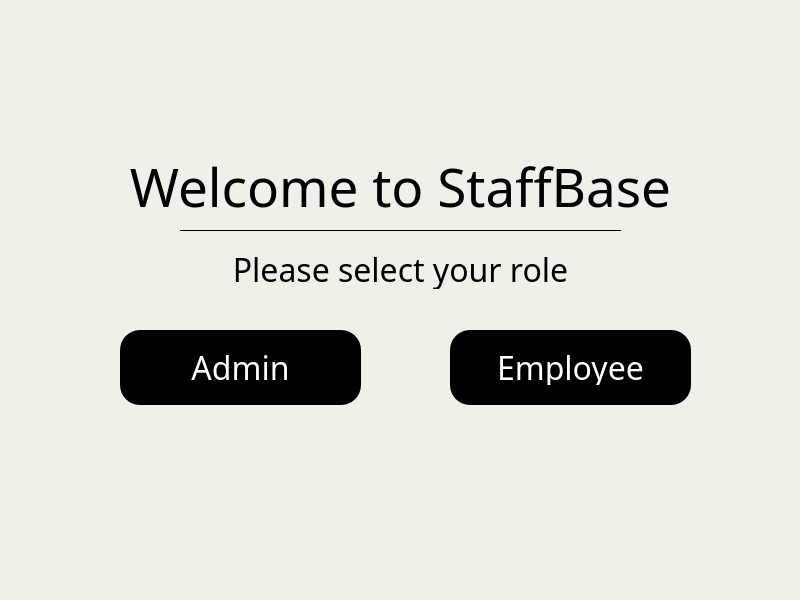
<?xml version="1.0" encoding="UTF-8"?>
<ui version="4.0">
 <class>MainWindow</class>
 <widget class="QMainWindow" name="MainWindow">
  <property name="geometry">
   <rect>
    <x>0</x>
    <y>0</y>
    <width>800</width>
    <height>600</height>
   </rect>
  </property>
  <property name="windowTitle">
   <string>StaffBase</string>
  </property>
  <property name="windowIcon">
   <iconset>
    <selectedon>:/img/src/image/icon.png</selectedon>
   </iconset>
  </property>
  <property name="styleSheet">
   <string notr="true"/>
  </property>
  <widget class="QWidget" name="centralwidget">
   <property name="styleSheet">
    <string notr="true">/*background-color: rgb(102, 174, 235, 0.7);*/
/*background-color: rgb(179, 200, 207);*/
background-color: rgb(241, 240, 232);</string>
   </property>
   <widget class="QStackedWidget" name="stackedWidget">
    <property name="geometry">
     <rect>
      <x>0</x>
      <y>0</y>
      <width>800</width>
      <height>600</height>
     </rect>
    </property>
    <property name="styleSheet">
     <string notr="true"/>
    </property>
    <property name="currentIndex">
     <number>0</number>
    </property>
    <widget class="QWidget" name="main_page">
     <widget class="QLabel" name="label">
      <property name="geometry">
       <rect>
        <x>100</x>
        <y>150</y>
        <width>601</width>
        <height>64</height>
       </rect>
      </property>
      <property name="font">
       <font>
        <family>Cooper Black</family>
        <pointsize>40</pointsize>
       </font>
      </property>
      <property name="layoutDirection">
       <enum>Qt::LeftToRight</enum>
      </property>
      <property name="autoFillBackground">
       <bool>false</bool>
      </property>
      <property name="text">
       <string>Welcome to StaffBase</string>
      </property>
      <property name="textFormat">
       <enum>Qt::RichText</enum>
      </property>
      <property name="alignment">
       <set>Qt::AlignCenter</set>
      </property>
     </widget>
     <widget class="QLabel" name="label_2">
      <property name="geometry">
       <rect>
        <x>200</x>
        <y>250</y>
        <width>401</width>
        <height>39</height>
       </rect>
      </property>
      <property name="font">
       <font>
        <family>Caros Light</family>
        <pointsize>24</pointsize>
       </font>
      </property>
      <property name="text">
       <string>Please select your role</string>
      </property>
      <property name="alignment">
       <set>Qt::AlignCenter</set>
      </property>
     </widget>
     <widget class="QPushButton" name="admin_pushButton">
      <property name="geometry">
       <rect>
        <x>120</x>
        <y>330</y>
        <width>241</width>
        <height>75</height>
       </rect>
      </property>
      <property name="font">
       <font>
        <family>Caros Light</family>
        <pointsize>24</pointsize>
       </font>
      </property>
      <property name="focusPolicy">
       <enum>Qt::WheelFocus</enum>
      </property>
      <property name="whatsThis">
       <string>&lt;html&gt;&lt;head/&gt;&lt;body&gt;&lt;p&gt;&lt;br/&gt;&lt;/p&gt;&lt;/body&gt;&lt;/html&gt;</string>
      </property>
      <property name="styleSheet">
       <string notr="true">QPushButton{
background-color: rgb(0, 0, 0);
color: rgb(255, 255, 255);
border-radius: 20px;
padding: 20px;
}

QPushButton:hover {
background-color: rgb(39, 39, 39);
}</string>
      </property>
      <property name="text">
       <string>Admin</string>
      </property>
      <property name="icon">
       <iconset>
        <selectedon>:/img/src/image/admin.png</selectedon>
       </iconset>
      </property>
      <property name="iconSize">
       <size>
        <width>32</width>
        <height>32</height>
       </size>
      </property>
      <property name="autoRepeatInterval">
       <number>100</number>
      </property>
     </widget>
     <widget class="QPushButton" name="user_pushButton">
      <property name="geometry">
       <rect>
        <x>450</x>
        <y>330</y>
        <width>241</width>
        <height>75</height>
       </rect>
      </property>
      <property name="font">
       <font>
        <family>Caros Light</family>
        <pointsize>24</pointsize>
       </font>
      </property>
      <property name="focusPolicy">
       <enum>Qt::WheelFocus</enum>
      </property>
      <property name="styleSheet">
       <string notr="true">QPushButton{
background-color: rgb(0, 0, 0);
color: rgb(255, 255, 255);
border-radius: 20px;
padding: 20px;
}

QPushButton:hover {
background-color: rgb(39, 39, 39);
}</string>
      </property>
      <property name="text">
       <string>Employee</string>
      </property>
      <property name="icon">
       <iconset>
        <selectedon>:/img/src/image/user.png</selectedon>
       </iconset>
      </property>
      <property name="iconSize">
       <size>
        <width>32</width>
        <height>32</height>
       </size>
      </property>
     </widget>
     <widget class="Line" name="line">
      <property name="geometry">
       <rect>
        <x>180</x>
        <y>230</y>
        <width>441</width>
        <height>1</height>
       </rect>
      </property>
      <property name="styleSheet">
       <string notr="true">background-color: rgb(0, 0, 0);</string>
      </property>
      <property name="orientation">
       <enum>Qt::Horizontal</enum>
      </property>
     </widget>
    </widget>
    <widget class="QWidget" name="admin_auth_page">
     <widget class="QFrame" name="frame">
      <property name="geometry">
       <rect>
        <x>200</x>
        <y>100</y>
        <width>400</width>
        <height>400</height>
       </rect>
      </property>
      <property name="styleSheet">
       <string notr="true">background-color:  rgb(255, 255, 255);
border-radius: 20px;</string>
      </property>
      <property name="frameShape">
       <enum>QFrame::StyledPanel</enum>
      </property>
      <property name="frameShadow">
       <enum>QFrame::Raised</enum>
      </property>
      <widget class="QLabel" name="label_3">
       <property name="geometry">
        <rect>
         <x>0</x>
         <y>60</y>
         <width>401</width>
         <height>46</height>
        </rect>
       </property>
       <property name="font">
        <font>
         <family>Caros Black</family>
         <pointsize>20</pointsize>
        </font>
       </property>
       <property name="text">
        <string>Login as administrator</string>
       </property>
       <property name="alignment">
        <set>Qt::AlignCenter</set>
       </property>
      </widget>
      <widget class="QLineEdit" name="admin_password_lineEdit">
       <property name="geometry">
        <rect>
         <x>50</x>
         <y>170</y>
         <width>300</width>
         <height>50</height>
        </rect>
       </property>
       <property name="styleSheet">
        <string notr="true">QLineEdit {
    border: 1px solid rgb(0, 0, 0); 
    border-radius: 20px; 
    padding: 5px; 
	font-size: 14pt;
}</string>
       </property>
       <property name="maxLength">
        <number>20</number>
       </property>
      </widget>
      <widget class="QLabel" name="label_4">
       <property name="geometry">
        <rect>
         <x>50</x>
         <y>130</y>
         <width>201</width>
         <height>31</height>
        </rect>
       </property>
       <property name="font">
        <font>
         <family>Caros Light</family>
         <pointsize>14</pointsize>
        </font>
       </property>
       <property name="text">
        <string>Enter password</string>
       </property>
      </widget>
      <widget class="QPushButton" name="login_admin_pushButton">
       <property name="geometry">
        <rect>
         <x>50</x>
         <y>280</y>
         <width>301</width>
         <height>61</height>
        </rect>
       </property>
       <property name="font">
        <font>
         <family>Caros Black</family>
         <pointsize>16</pointsize>
         <weight>75</weight>
         <bold>true</bold>
        </font>
       </property>
       <property name="styleSheet">
        <string notr="true">QPushButton{
background-color: rgb(0, 0, 0);
color: rgb(255, 255, 255);
border-radius: 30px;
padding: 20px;
}

QPushButton:hover {
background-color: rgb(39, 39, 39);
}</string>
       </property>
       <property name="text">
        <string>LOGIN</string>
       </property>
      </widget>
      <widget class="QPushButton" name="forgot_admin_pushButton">
       <property name="geometry">
        <rect>
         <x>150</x>
         <y>220</y>
         <width>200</width>
         <height>30</height>
        </rect>
       </property>
       <property name="font">
        <font>
         <family>Caros Light</family>
         <pointsize>12</pointsize>
         <weight>50</weight>
         <bold>false</bold>
        </font>
       </property>
       <property name="styleSheet">
        <string notr="true">QPushButton:hover {
color: rgb(0, 0, 255);
}</string>
       </property>
       <property name="text">
        <string>Forgot your password?</string>
       </property>
      </widget>
     </widget>
     <widget class="QPushButton" name="admin_back_pushButton">
      <property name="geometry">
       <rect>
        <x>10</x>
        <y>10</y>
        <width>75</width>
        <height>51</height>
       </rect>
      </property>
      <property name="styleSheet">
       <string notr="true">QPushButton {
                background-color: rgba(255, 255, 255, 0);
                image: url(:/img/src/image/arrow_back.png);
            }
            QPushButton:hover {
                background-color: rgba(255, 255, 255, 0);
                image: url(:/img/src/image/arrow_back_hover.png);
            }</string>
      </property>
      <property name="text">
       <string/>
      </property>
     </widget>
    </widget>
    <widget class="QWidget" name="user_auth_page">
     <widget class="QFrame" name="frame_2">
      <property name="geometry">
       <rect>
        <x>200</x>
        <y>49</y>
        <width>400</width>
        <height>501</height>
       </rect>
      </property>
      <property name="styleSheet">
       <string notr="true">background-color:  rgb(255, 255, 255);
border-radius: 20px;</string>
      </property>
      <property name="frameShape">
       <enum>QFrame::StyledPanel</enum>
      </property>
      <property name="frameShadow">
       <enum>QFrame::Raised</enum>
      </property>
      <widget class="QLabel" name="label_5">
       <property name="geometry">
        <rect>
         <x>0</x>
         <y>75</y>
         <width>401</width>
         <height>46</height>
        </rect>
       </property>
       <property name="font">
        <font>
         <family>Caros Black</family>
         <pointsize>20</pointsize>
        </font>
       </property>
       <property name="text">
        <string>Login to your account</string>
       </property>
       <property name="alignment">
        <set>Qt::AlignCenter</set>
       </property>
      </widget>
      <widget class="QLineEdit" name="admin_password_lineEdit_2">
       <property name="geometry">
        <rect>
         <x>50</x>
         <y>285</y>
         <width>300</width>
         <height>50</height>
        </rect>
       </property>
       <property name="styleSheet">
        <string notr="true">QLineEdit {
    border: 1px solid rgb(0, 0, 0); 
    border-radius: 20px; 
    padding: 5px; 
	font-size: 14pt;
}</string>
       </property>
       <property name="maxLength">
        <number>20</number>
       </property>
       <property name="echoMode">
        <enum>QLineEdit::PasswordEchoOnEdit</enum>
       </property>
      </widget>
      <widget class="QLabel" name="label_6">
       <property name="geometry">
        <rect>
         <x>50</x>
         <y>245</y>
         <width>201</width>
         <height>31</height>
        </rect>
       </property>
       <property name="font">
        <font>
         <family>Caros Light</family>
         <pointsize>12</pointsize>
        </font>
       </property>
       <property name="text">
        <string>Enter your password</string>
       </property>
      </widget>
      <widget class="QPushButton" name="login_admin_pushButton_2">
       <property name="geometry">
        <rect>
         <x>50</x>
         <y>400</y>
         <width>301</width>
         <height>61</height>
        </rect>
       </property>
       <property name="font">
        <font>
         <family>Caros Black</family>
         <pointsize>16</pointsize>
         <weight>75</weight>
         <bold>true</bold>
        </font>
       </property>
       <property name="styleSheet">
        <string notr="true">QPushButton{
background-color: rgb(0, 0, 0);
color: rgb(255, 255, 255);
border-radius: 30px;
padding: 20px;
}

QPushButton:hover {
background-color: rgb(39, 39, 39);
}</string>
       </property>
       <property name="text">
        <string>LOGIN</string>
       </property>
      </widget>
      <widget class="QLabel" name="label_7">
       <property name="geometry">
        <rect>
         <x>168</x>
         <y>30</y>
         <width>47</width>
         <height>41</height>
        </rect>
       </property>
       <property name="styleSheet">
        <string notr="true">image: url(:/img/src/image/staff.png);</string>
       </property>
       <property name="text">
        <string/>
       </property>
      </widget>
      <widget class="QLineEdit" name="admin_password_lineEdit_3">
       <property name="geometry">
        <rect>
         <x>50</x>
         <y>180</y>
         <width>300</width>
         <height>50</height>
        </rect>
       </property>
       <property name="styleSheet">
        <string notr="true">QLineEdit {
    border: 1px solid rgb(0, 0, 0); 
    border-radius: 20px; 
    padding: 5px; 
	font-size: 14pt;
}
</string>
       </property>
       <property name="maxLength">
        <number>50</number>
       </property>
       <property name="echoMode">
        <enum>QLineEdit::PasswordEchoOnEdit</enum>
       </property>
      </widget>
      <widget class="QLabel" name="label_8">
       <property name="geometry">
        <rect>
         <x>50</x>
         <y>140</y>
         <width>201</width>
         <height>31</height>
        </rect>
       </property>
       <property name="font">
        <font>
         <family>Caros Light</family>
         <pointsize>12</pointsize>
        </font>
       </property>
       <property name="text">
        <string>Enter your username</string>
       </property>
      </widget>
      <widget class="QPushButton" name="forgot_user_pushBotton">
       <property name="geometry">
        <rect>
         <x>150</x>
         <y>340</y>
         <width>191</width>
         <height>30</height>
        </rect>
       </property>
       <property name="font">
        <font>
         <family>Caros Light</family>
         <pointsize>12</pointsize>
         <weight>50</weight>
         <bold>false</bold>
        </font>
       </property>
       <property name="styleSheet">
        <string notr="true">QPushButton:hover {
color: rgb(0, 0, 255);
}</string>
       </property>
       <property name="text">
        <string>Forgot your password?</string>
       </property>
      </widget>
     </widget>
     <widget class="QPushButton" name="user_back_pushButton">
      <property name="geometry">
       <rect>
        <x>10</x>
        <y>10</y>
        <width>75</width>
        <height>51</height>
       </rect>
      </property>
      <property name="styleSheet">
       <string notr="true">QPushButton {
                background-color: rgba(255, 255, 255, 0);
                image: url(:/img/src/image/arrow_back.png);
            }
            QPushButton:hover {
                background-color: rgba(255, 255, 255, 0);
                image: url(:/img/src/image/arrow_back_hover.png);
            }
</string>
      </property>
      <property name="text">
       <string/>
      </property>
     </widget>
    </widget>
    <widget class="QWidget" name="code_page">
     <widget class="QLabel" name="label_9">
      <property name="geometry">
       <rect>
        <x>200</x>
        <y>100</y>
        <width>401</width>
        <height>81</height>
       </rect>
      </property>
      <property name="font">
       <font>
        <family>Caros Black</family>
        <pointsize>24</pointsize>
        <weight>75</weight>
        <bold>true</bold>
       </font>
      </property>
      <property name="text">
       <string>A code has been sent to</string>
      </property>
     </widget>
     <widget class="QTextEdit" name="email_textEdit">
      <property name="geometry">
       <rect>
        <x>200</x>
        <y>175</y>
        <width>401</width>
        <height>51</height>
       </rect>
      </property>
      <property name="font">
       <font>
        <family>Caros Black</family>
        <pointsize>24</pointsize>
        <weight>75</weight>
        <bold>true</bold>
       </font>
      </property>
      <property name="frameShape">
       <enum>QFrame::NoFrame</enum>
      </property>
      <property name="frameShadow">
       <enum>QFrame::Sunken</enum>
      </property>
      <property name="lineWidth">
       <number>0</number>
      </property>
      <property name="tabChangesFocus">
       <bool>false</bool>
      </property>
      <property name="readOnly">
       <bool>true</bool>
      </property>
      <property name="html">
       <string>&lt;!DOCTYPE HTML PUBLIC &quot;-//W3C//DTD HTML 4.0//EN&quot; &quot;http://www.w3.org/TR/REC-html40/strict.dtd&quot;&gt;
&lt;html&gt;&lt;head&gt;&lt;meta name=&quot;qrichtext&quot; content=&quot;1&quot; /&gt;&lt;style type=&quot;text/css&quot;&gt;
p, li { white-space: pre-wrap; }
&lt;/style&gt;&lt;/head&gt;&lt;body style=&quot; font-family:'Caros Black'; font-size:24pt; font-weight:600; font-style:normal;&quot;&gt;
&lt;p align=&quot;center&quot; style=&quot;-qt-paragraph-type:empty; margin-top:0px; margin-bottom:0px; margin-left:0px; margin-right:0px; -qt-block-indent:0; text-indent:0px;&quot;&gt;&lt;br /&gt;&lt;/p&gt;&lt;/body&gt;&lt;/html&gt;</string>
      </property>
      <property name="acceptRichText">
       <bool>true</bool>
      </property>
     </widget>
     <widget class="QLineEdit" name="first_n_lineEdit">
      <property name="geometry">
       <rect>
        <x>170</x>
        <y>300</y>
        <width>70</width>
        <height>70</height>
       </rect>
      </property>
      <property name="font">
       <font>
        <pointsize>24</pointsize>
       </font>
      </property>
      <property name="styleSheet">
       <string notr="true">QLineEdit {
    border: 1px solid rgb(0, 0, 0); 
    border-radius: 20px; 
    padding: 5px; 
	background-color: rgb(255, 255, 255);
	color: rgb(0, 0, 0);
}</string>
      </property>
      <property name="maxLength">
       <number>1</number>
      </property>
      <property name="alignment">
       <set>Qt::AlignCenter</set>
      </property>
     </widget>
     <widget class="QLineEdit" name="second_n_lineEdit">
      <property name="geometry">
       <rect>
        <x>250</x>
        <y>300</y>
        <width>70</width>
        <height>70</height>
       </rect>
      </property>
      <property name="font">
       <font>
        <pointsize>24</pointsize>
       </font>
      </property>
      <property name="styleSheet">
       <string notr="true">QLineEdit {
    border: 1px solid rgb(0, 0, 0); 
    border-radius: 20px; 
    padding: 5px; 
	background-color: rgb(255, 255, 255);
	color: rgb(0, 0, 0);
}</string>
      </property>
      <property name="maxLength">
       <number>1</number>
      </property>
      <property name="alignment">
       <set>Qt::AlignCenter</set>
      </property>
     </widget>
     <widget class="QLineEdit" name="third_n_lineEdit">
      <property name="geometry">
       <rect>
        <x>330</x>
        <y>300</y>
        <width>70</width>
        <height>70</height>
       </rect>
      </property>
      <property name="font">
       <font>
        <pointsize>24</pointsize>
       </font>
      </property>
      <property name="styleSheet">
       <string notr="true">QLineEdit {
    border: 1px solid rgb(0, 0, 0); 
    border-radius: 20px; 
    padding: 5px; 
	background-color: rgb(255, 255, 255);
	color: rgb(0, 0, 0);
}</string>
      </property>
      <property name="maxLength">
       <number>1</number>
      </property>
      <property name="alignment">
       <set>Qt::AlignCenter</set>
      </property>
     </widget>
     <widget class="QLineEdit" name="forth_n_lineEdit">
      <property name="geometry">
       <rect>
        <x>410</x>
        <y>300</y>
        <width>70</width>
        <height>70</height>
       </rect>
      </property>
      <property name="font">
       <font>
        <pointsize>24</pointsize>
       </font>
      </property>
      <property name="styleSheet">
       <string notr="true">QLineEdit {
    border: 1px solid rgb(0, 0, 0); 
    border-radius: 20px; 
    padding: 5px; 
	background-color: rgb(255, 255, 255);
	color: rgb(0, 0, 0);
}</string>
      </property>
      <property name="maxLength">
       <number>1</number>
      </property>
      <property name="alignment">
       <set>Qt::AlignCenter</set>
      </property>
     </widget>
     <widget class="QLineEdit" name="fifth_n_lineEdit">
      <property name="geometry">
       <rect>
        <x>490</x>
        <y>300</y>
        <width>70</width>
        <height>70</height>
       </rect>
      </property>
      <property name="font">
       <font>
        <pointsize>24</pointsize>
       </font>
      </property>
      <property name="styleSheet">
       <string notr="true">QLineEdit {
    border: 1px solid rgb(0, 0, 0); 
    border-radius: 20px; 
    padding: 5px; 
	background-color: rgb(255, 255, 255);
	color: rgb(0, 0, 0);
}</string>
      </property>
      <property name="maxLength">
       <number>1</number>
      </property>
      <property name="alignment">
       <set>Qt::AlignCenter</set>
      </property>
     </widget>
     <widget class="QLineEdit" name="sixth_n_lineEdit">
      <property name="geometry">
       <rect>
        <x>570</x>
        <y>300</y>
        <width>70</width>
        <height>70</height>
       </rect>
      </property>
      <property name="font">
       <font>
        <pointsize>24</pointsize>
       </font>
      </property>
      <property name="styleSheet">
       <string notr="true">QLineEdit {
    border: 1px solid rgb(0, 0, 0); 
    border-radius: 20px; 
    padding: 5px; 
	background-color: rgb(255, 255, 255);
	color: rgb(0, 0, 0);
}</string>
      </property>
      <property name="maxLength">
       <number>1</number>
      </property>
      <property name="alignment">
       <set>Qt::AlignCenter</set>
      </property>
     </widget>
     <widget class="QPushButton" name="code_continue_pushButton">
      <property name="geometry">
       <rect>
        <x>300</x>
        <y>427</y>
        <width>201</width>
        <height>61</height>
       </rect>
      </property>
      <property name="font">
       <font>
        <family>Caros Black</family>
        <pointsize>16</pointsize>
        <weight>75</weight>
        <bold>true</bold>
       </font>
      </property>
      <property name="styleSheet">
       <string notr="true">QPushButton{
background-color: rgb(0, 0, 0);
color: rgb(255, 255, 255);
border-radius: 30px;
padding: 20px;
}

QPushButton:hover {
background-color: rgb(39, 39, 39);
}</string>
      </property>
      <property name="text">
       <string>CONTINUE</string>
      </property>
     </widget>
     <widget class="QLabel" name="label_10">
      <property name="geometry">
       <rect>
        <x>200</x>
        <y>255</y>
        <width>401</width>
        <height>30</height>
       </rect>
      </property>
      <property name="font">
       <font>
        <family>Caros Light</family>
        <pointsize>16</pointsize>
       </font>
      </property>
      <property name="text">
       <string>Enter the received code</string>
      </property>
      <property name="alignment">
       <set>Qt::AlignCenter</set>
      </property>
     </widget>
    </widget>
    <widget class="QWidget" name="recovery_page">
     <widget class="QFrame" name="frame_3">
      <property name="geometry">
       <rect>
        <x>200</x>
        <y>48</y>
        <width>401</width>
        <height>501</height>
       </rect>
      </property>
      <property name="styleSheet">
       <string notr="true">background-color: rgb(255, 255, 255);
border-radius: 20px;</string>
      </property>
      <property name="frameShape">
       <enum>QFrame::StyledPanel</enum>
      </property>
      <property name="frameShadow">
       <enum>QFrame::Raised</enum>
      </property>
      <widget class="QLineEdit" name="confirm_new_password_lineEdit">
       <property name="geometry">
        <rect>
         <x>50</x>
         <y>276</y>
         <width>300</width>
         <height>50</height>
        </rect>
       </property>
       <property name="styleSheet">
        <string notr="true">QLineEdit {
    border: 1px solid rgb(0, 0, 0); 
    border-radius: 20px; 
    padding: 5px; 
	font-size: 14pt;
}
</string>
       </property>
       <property name="maxLength">
        <number>20</number>
       </property>
       <property name="echoMode">
        <enum>QLineEdit::PasswordEchoOnEdit</enum>
       </property>
      </widget>
      <widget class="QLabel" name="label_11">
       <property name="geometry">
        <rect>
         <x>50</x>
         <y>240</y>
         <width>201</width>
         <height>25</height>
        </rect>
       </property>
       <property name="font">
        <font>
         <family>Caros Light</family>
         <pointsize>12</pointsize>
        </font>
       </property>
       <property name="text">
        <string>Confirm new password</string>
       </property>
      </widget>
      <widget class="QLabel" name="label_12">
       <property name="geometry">
        <rect>
         <x>50</x>
         <y>144</y>
         <width>176</width>
         <height>25</height>
        </rect>
       </property>
       <property name="font">
        <font>
         <family>Caros Light</family>
         <pointsize>12</pointsize>
        </font>
       </property>
       <property name="text">
        <string>Enter new password</string>
       </property>
      </widget>
      <widget class="QLabel" name="label_13">
       <property name="geometry">
        <rect>
         <x>50</x>
         <y>50</y>
         <width>301</width>
         <height>51</height>
        </rect>
       </property>
       <property name="font">
        <font>
         <family>Caros Black</family>
         <pointsize>20</pointsize>
         <weight>75</weight>
         <bold>true</bold>
        </font>
       </property>
       <property name="text">
        <string>Change password</string>
       </property>
       <property name="alignment">
        <set>Qt::AlignCenter</set>
       </property>
      </widget>
      <widget class="QPushButton" name="reset_password_pushButton">
       <property name="geometry">
        <rect>
         <x>50</x>
         <y>384</y>
         <width>301</width>
         <height>73</height>
        </rect>
       </property>
       <property name="font">
        <font>
         <family>Caros Black</family>
         <pointsize>16</pointsize>
         <weight>75</weight>
         <bold>true</bold>
        </font>
       </property>
       <property name="styleSheet">
        <string notr="true">QPushButton{
background-color: rgb(0, 0, 0);
color: rgb(255, 255, 255);
border-radius: 30px;
padding: 20px;
}

QPushButton:hover {
background-color: rgb(39, 39, 39);
}</string>
       </property>
       <property name="text">
        <string>RESET PASSWORD</string>
       </property>
      </widget>
      <widget class="QLineEdit" name="new_password_lineEdit">
       <property name="geometry">
        <rect>
         <x>50</x>
         <y>175</y>
         <width>300</width>
         <height>50</height>
        </rect>
       </property>
       <property name="styleSheet">
        <string notr="true">QLineEdit {
    border: 1px solid rgb(0, 0, 0); 
    border-radius: 20px; 
    padding: 5px; 
	font-size: 14pt;
}
</string>
       </property>
       <property name="maxLength">
        <number>20</number>
       </property>
       <property name="echoMode">
        <enum>QLineEdit::PasswordEchoOnEdit</enum>
       </property>
      </widget>
     </widget>
    </widget>
    <widget class="QWidget" name="user_login_page">
     <widget class="QLineEdit" name="login_for_pass_lineEdit">
      <property name="geometry">
       <rect>
        <x>200</x>
        <y>250</y>
        <width>401</width>
        <height>51</height>
       </rect>
      </property>
      <property name="styleSheet">
       <string notr="true">QLineEdit {
    border: 1px solid rgb(0, 0, 0); 
    border-radius: 20px; 
    padding: 5px; 
	background-color: rgb(255, 255, 255);
	font-size: 14pt;
}</string>
      </property>
      <property name="maxLength">
       <number>50</number>
      </property>
     </widget>
     <widget class="QLabel" name="label_14">
      <property name="geometry">
       <rect>
        <x>200</x>
        <y>175</y>
        <width>401</width>
        <height>51</height>
       </rect>
      </property>
      <property name="font">
       <font>
        <family>Caros Light</family>
        <pointsize>24</pointsize>
        <weight>75</weight>
        <bold>true</bold>
       </font>
      </property>
      <property name="text">
       <string>Enter your login</string>
      </property>
     </widget>
     <widget class="QPushButton" name="login_back_pushButton">
      <property name="geometry">
       <rect>
        <x>10</x>
        <y>10</y>
        <width>75</width>
        <height>51</height>
       </rect>
      </property>
      <property name="styleSheet">
       <string notr="true">QPushButton {
                background-color: rgba(255, 255, 255, 0);
                image: url(:/img/src/image/arrow_back.png);
            }
            QPushButton:hover {
                background-color: rgba(255, 255, 255, 0);
                image: url(:/img/src/image/arrow_back_hover.png);
            }
</string>
      </property>
      <property name="text">
       <string/>
      </property>
     </widget>
     <widget class="QPushButton" name="continue_rec_pushButton">
      <property name="geometry">
       <rect>
        <x>234</x>
        <y>340</y>
        <width>331</width>
        <height>61</height>
       </rect>
      </property>
      <property name="font">
       <font>
        <family>Caros Black</family>
        <pointsize>16</pointsize>
        <weight>75</weight>
        <bold>true</bold>
       </font>
      </property>
      <property name="styleSheet">
       <string notr="true">QPushButton{
background-color: rgb(0, 0, 0);
color: rgb(255, 255, 255);
border-radius: 30px;
padding: 20px;
}

QPushButton:hover {
background-color: rgb(39, 39, 39);
}</string>
      </property>
      <property name="text">
       <string>CONTINUE</string>
      </property>
     </widget>
    </widget>
   </widget>
  </widget>
 </widget>
 <resources>
  <include location="rec.qrc"/>
 </resources>
 <connections/>
</ui>
